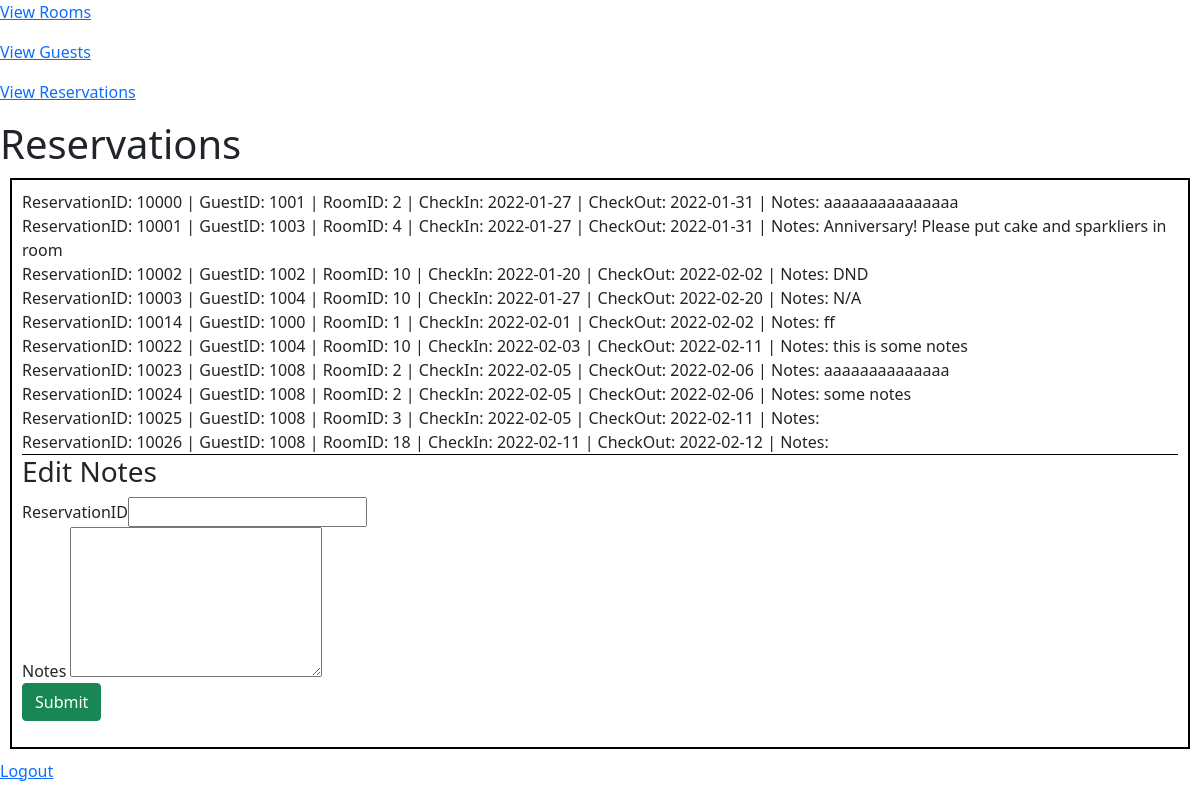
The page /admin/manage-res.php on the database its author committed.
### tables this page shows
CREATE TABLE `Reservation` (
  `Reservation_ID` int(11) NOT NULL,
  `Guest_ID` int(11) NOT NULL,
  `Room_ID` int(11) NOT NULL,
  `Package_ID` smallint(6) DEFAULT NULL,
  `Amenity_ID` smallint(6) DEFAULT NULL,
  `Card_ID` int(11) DEFAULT NULL,
  `CheckIn` date NOT NULL,
  `CheckOut` date NOT NULL,
  `Notes` varchar(255) DEFAULT NULL
);

### admin/manage-res.php (the view, shortened to what this page needs)
<html>
  <head>
  <link rel="stylesheet" href="https://cdn.jsdelivr.net/npm/bootstrap@5.1.3/dist/css/bootstrap.min.css">
  </head>
 <p><a href='manage-rooms.php'>View Rooms</a></p>
 <p><a href='manage-guests.php'>View Guests</a></p>
 <p><a href='manage-res.php'>View Reservations</a></p>
 <h1>Reservations</h1>
 <div style="border:2px solid black; padding:10px; margin:10px;">
    <?php
        require_once '../config/connect.php';
        $sql = "select * From Reservation";
        $statement = $pdo->query($sql);
        while($row = $statement->fetch(PDO::FETCH_ASSOC)){
            echo "ReservationID: " . $row["Reservation_ID"] . "\n | \n" . "GuestID: " . $row["Guest_ID"] . "\n | \n" . "RoomID: " . $row["Room_ID"] . "\n | \n" . "CheckIn: " . $row["CheckIn"] . "\n | \n" . "CheckOut: " . $row["CheckOut"] . "\n | \n" . "Notes: " . $row["Notes"] . "<br>";
        }
    ?>
     <form action="edit-notes.php" method=POST>
        <h3 style="border-top:1px solid black">Edit Notes</h3>
       <label>ReservationID</label><input type=number name=resid><br>
       <label>Notes</label>
       <textarea name="notes" rows="6" cols="25"></textarea><br>
       <input class="btn btn-success" type="submit" value="Submit">
     </form>
   </div>
<p><a href='../logout.php'>Logout</a></p>
 </html>

### rows shown on the page
reservation: Reservation_ID "10000", Guest_ID "1001", Room_ID "2", CheckIn "2022-01-27", CheckOut "2022-01-31", Notes "aaaaaaaaaaaaaaa"
reservation: Reservation_ID "10001", Guest_ID "1003", Room_ID "4", CheckIn "2022-01-27", CheckOut "2022-01-31", Notes "Anniversary! Please put cake and sparkliers in room"
reservation: Reservation_ID "10002", Guest_ID "1002", Room_ID "10", CheckIn "2022-01-20", CheckOut "2022-02-02", Notes "DND"
reservation: Reservation_ID "10003", Guest_ID "1004", Room_ID "10", CheckIn "2022-01-27", CheckOut "2022-02-20", Notes "N/A"
reservation: Reservation_ID "10014", Guest_ID "1000", Room_ID "1", CheckIn "2022-02-01", CheckOut "2022-02-02", Notes "ff"
reservation: Reservation_ID "10022", Guest_ID "1004", Room_ID "10", CheckIn "2022-02-03", CheckOut "2022-02-11", Notes "this is some notes"
reservation: Reservation_ID "10023", Guest_ID "1008", Room_ID "2", CheckIn "2022-02-05", CheckOut "2022-02-06", Notes "aaaaaaaaaaaaaa"
reservation: Reservation_ID "10024", Guest_ID "1008", Room_ID "2", CheckIn "2022-02-05", CheckOut "2022-02-06", Notes "some notes"
reservation: Reservation_ID "10025", Guest_ID "1008", Room_ID "3", CheckIn "2022-02-05", CheckOut "2022-02-11"
reservation: Reservation_ID "10026", Guest_ID "1008", Room_ID "18", CheckIn "2022-02-11", CheckOut "2022-02-12"
